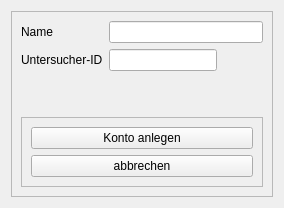
      <widget class="QWidget" name="pageNewAccount">
       <layout class="QGridLayout" name="gridLayout_19">
        <item row="0" column="0">
         <widget class="QFrame" name="frame_9">
          <property name="frameShape">
           <enum>QFrame::StyledPanel</enum>
          </property>
          <property name="frameShadow">
           <enum>QFrame::Raised</enum>
          </property>
          <layout class="QGridLayout" name="gridLayout_18">
           <item row="3" column="0" colspan="3">
            <widget class="QFrame" name="frame_10">
             <property name="sizePolicy">
              <sizepolicy hsizetype="Preferred" vsizetype="Maximum">
               <horstretch>0</horstretch>
               <verstretch>0</verstretch>
              </sizepolicy>
             </property>
             <property name="frameShape">
              <enum>QFrame::StyledPanel</enum>
             </property>
             <property name="frameShadow">
              <enum>QFrame::Raised</enum>
             </property>
             <layout class="QGridLayout" name="gridLayout_16">
              <item row="0" column="1">
               <widget class="QPushButton" name="pushButtonNewAccountOK">
                <property name="text">
                 <string>Konto anlegen</string>
                </property>
               </widget>
              </item>
              <item row="1" column="1">
               <widget class="QPushButton" name="pushButtonNewAccountAbort">
                <property name="text">
                 <string>abbrechen</string>
                </property>
               </widget>
              </item>
             </layout>
            </widget>
           </item>
           <item row="0" column="0">
            <widget class="QLabel" name="label_31">
             <property name="text">
              <string>Name</string>
             </property>
            </widget>
           </item>
           <item row="1" column="0">
            <widget class="QLabel" name="label_32">
             <property name="text">
              <string>Untersucher-ID</string>
             </property>
            </widget>
           </item>
           <item row="1" column="1">
            <widget class="QLineEdit" name="lineEditExaminatorID"/>
           </item>
           <item row="2" column="0">
            <spacer name="verticalSpacer_7">
             <property name="orientation">
              <enum>Qt::Vertical</enum>
             </property>
             <property name="sizeHint" stdset="0">
              <size>
               <width>20</width>
               <height>40</height>
              </size>
             </property>
            </spacer>
           </item>
           <item row="1" column="2">
            <spacer name="horizontalSpacer_3">
             <property name="orientation">
              <enum>Qt::Horizontal</enum>
             </property>
             <property name="sizeHint" stdset="0">
              <size>
               <width>40</width>
               <height>20</height>
              </size>
             </property>
            </spacer>
           </item>
           <item row="0" column="1" colspan="2">
            <widget class="QLineEdit" name="lineEditExaminatorName"/>
           </item>
          </layout>
         </widget>
        </item>
       </layout>
      </widget>
